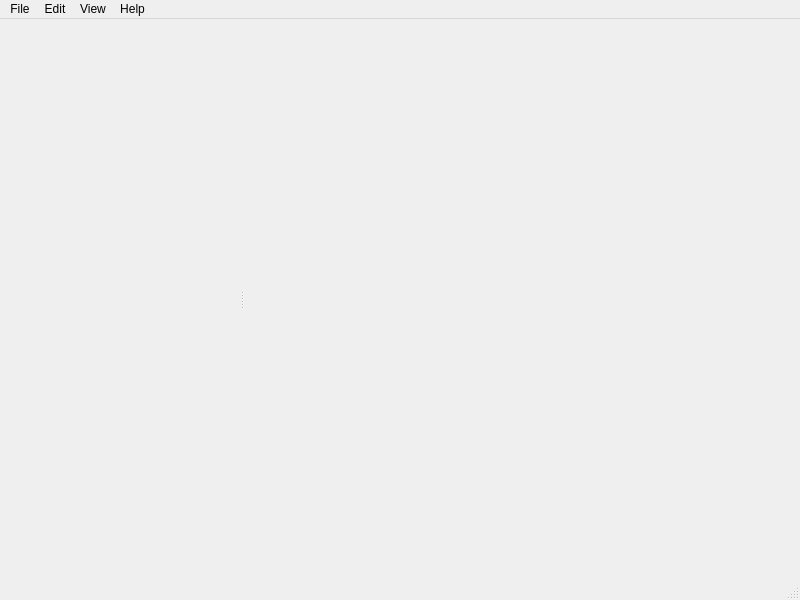
<?xml version="1.0" encoding="UTF-8"?>
<ui version="4.0">
 <class>MainWindow</class>
 <widget class="QMainWindow" name="MainWindow">
  <property name="geometry">
   <rect>
    <x>0</x>
    <y>0</y>
    <width>800</width>
    <height>600</height>
   </rect>
  </property>
  <property name="windowTitle">
   <string>Assembler 3D</string>
  </property>
  <property name="windowIcon">
   <iconset resource="../mc-asm3d.qrc">
    <normaloff>:/gui/images/icon.svg</normaloff>:/gui/images/icon.svg</iconset>
  </property>
  <widget class="QWidget" name="centralWidget">
   <layout class="QGridLayout" name="gridLayout">
    <property name="leftMargin">
     <number>0</number>
    </property>
    <property name="topMargin">
     <number>0</number>
    </property>
    <property name="rightMargin">
     <number>0</number>
    </property>
    <property name="bottomMargin">
     <number>0</number>
    </property>
    <item row="0" column="0">
     <widget class="QSplitter" name="splitter">
      <property name="orientation">
       <enum>Qt::Horizontal</enum>
      </property>
      <widget class="WidgetDoc" name="widgetDoc" native="true">
       <property name="minimumSize">
        <size>
         <width>240</width>
         <height>0</height>
        </size>
       </property>
      </widget>
      <widget class="WidgetCGI" name="widgetCGI" native="true">
       <property name="sizePolicy">
        <sizepolicy hsizetype="Preferred" vsizetype="Preferred">
         <horstretch>2</horstretch>
         <verstretch>0</verstretch>
        </sizepolicy>
       </property>
      </widget>
     </widget>
    </item>
   </layout>
  </widget>
  <widget class="QMenuBar" name="menuBar">
   <property name="geometry">
    <rect>
     <x>0</x>
     <y>0</y>
     <width>800</width>
     <height>22</height>
    </rect>
   </property>
   <widget class="QMenu" name="menuFile">
    <property name="title">
     <string>File</string>
    </property>
    <widget class="QMenu" name="menuRecentFiles">
     <property name="title">
      <string>Recent files</string>
     </property>
    </widget>
    <addaction name="actionNew"/>
    <addaction name="actionOpen"/>
    <addaction name="menuRecentFiles"/>
    <addaction name="actionClearRecent"/>
    <addaction name="actionSave"/>
    <addaction name="actionSaveAs"/>
    <addaction name="actionExport"/>
    <addaction name="separator"/>
    <addaction name="actionExit"/>
   </widget>
   <widget class="QMenu" name="menuView">
    <property name="title">
     <string>View</string>
    </property>
    <addaction name="actionRefresh"/>
    <addaction name="separator"/>
    <addaction name="actionViewOrbit"/>
    <addaction name="actionViewTrack"/>
    <addaction name="separator"/>
    <addaction name="actionLighting"/>
   </widget>
   <widget class="QMenu" name="menuEdit">
    <property name="title">
     <string>Edit</string>
    </property>
    <addaction name="actionRotor"/>
   </widget>
   <widget class="QMenu" name="menuHelp">
    <property name="title">
     <string>Help</string>
    </property>
    <addaction name="actionAbout"/>
   </widget>
   <addaction name="menuFile"/>
   <addaction name="menuEdit"/>
   <addaction name="menuView"/>
   <addaction name="menuHelp"/>
  </widget>
  <widget class="QStatusBar" name="statusBar"/>
  <action name="actionSave">
   <property name="text">
    <string>Save (Ctrl+S)</string>
   </property>
  </action>
  <action name="actionSaveAs">
   <property name="text">
    <string>Save as...</string>
   </property>
  </action>
  <action name="actionOpen">
   <property name="text">
    <string>Open</string>
   </property>
  </action>
  <action name="actionExport">
   <property name="text">
    <string>Export as... (Ctrl+E)</string>
   </property>
  </action>
  <action name="actionExit">
   <property name="text">
    <string>Exit</string>
   </property>
  </action>
  <action name="actionRefresh">
   <property name="text">
    <string>Refresh (Ctrl+R)</string>
   </property>
  </action>
  <action name="actionViewOrbit">
   <property name="text">
    <string>Orbit</string>
   </property>
  </action>
  <action name="actionNew">
   <property name="text">
    <string>New</string>
   </property>
  </action>
  <action name="actionClearRecent">
   <property name="text">
    <string>Clear recent</string>
   </property>
  </action>
  <action name="actionViewTrack">
   <property name="text">
    <string>Track</string>
   </property>
  </action>
  <action name="actionRotor">
   <property name="text">
    <string>Rotor</string>
   </property>
  </action>
  <action name="actionAbout">
   <property name="text">
    <string>About</string>
   </property>
  </action>
  <action name="actionLighting">
   <property name="text">
    <string>Lighting</string>
   </property>
  </action>
 </widget>
 <layoutdefault spacing="6" margin="11"/>
 <customwidgets>
  <customwidget>
   <class>WidgetCGI</class>
   <extends>QWidget</extends>
   <header>gui/WidgetCGI.h</header>
   <container>1</container>
  </customwidget>
  <customwidget>
   <class>WidgetDoc</class>
   <extends>QWidget</extends>
   <header>gui/WidgetDoc.h</header>
   <container>1</container>
  </customwidget>
 </customwidgets>
 <resources>
  <include location="../mc-asm3d.qrc"/>
 </resources>
 <connections/>
</ui>
